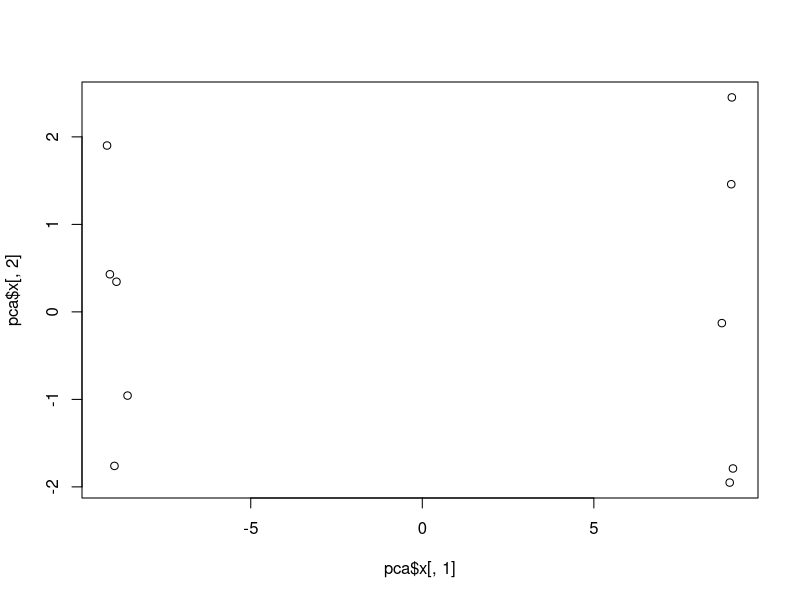
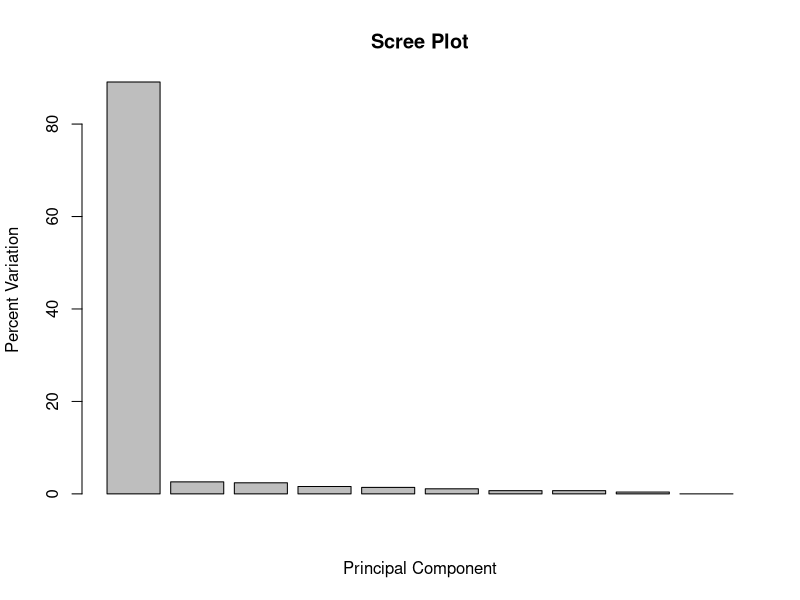
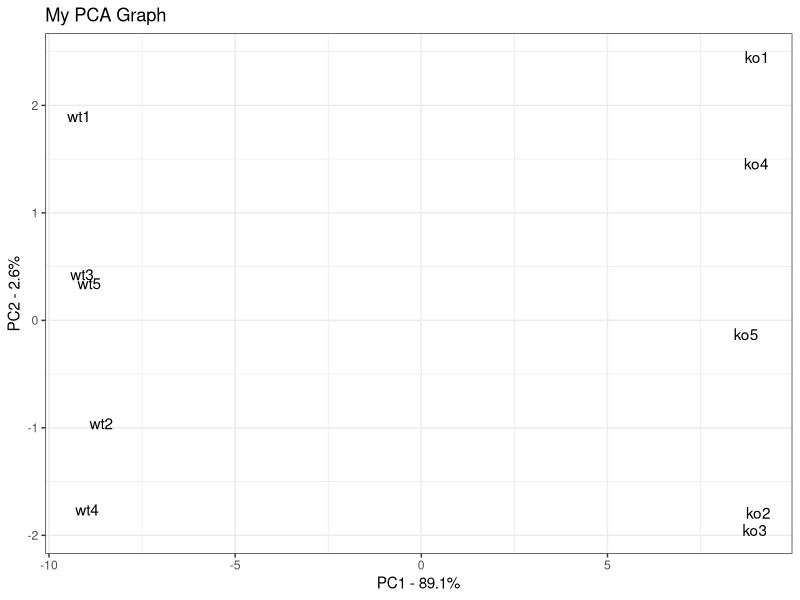
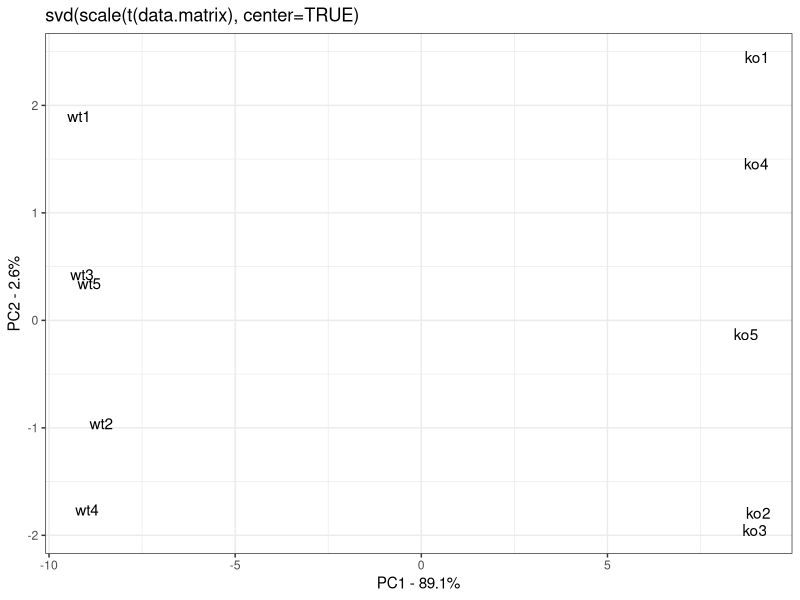
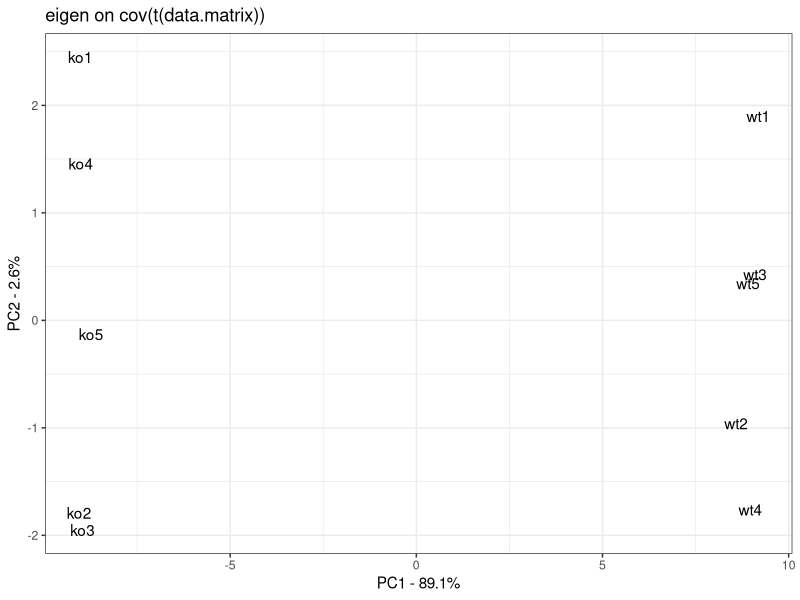

Generate these figures, in order, with R:
## In this example, the data is in a matrix called
## data.matrix
## columns are individual samples (i.e. cells)
## rows are measurements taken for all the samples (i.e. genes)
## Just for the sake of the example, here's some made up data...
data.matrix <- matrix(nrow=100, ncol=10)
colnames(data.matrix) <- c(
  paste("wt", 1:5, sep=""),
  paste("ko", 1:5, sep=""))
rownames(data.matrix) <- paste("gene", 1:100, sep="")
for (i in 1:100) {
  wt.values <- rpois(5, lambda=sample(x=10:1000, size=1))
  ko.values <- rpois(5, lambda=sample(x=10:1000, size=1))

  data.matrix[i,] <- c(wt.values, ko.values)
}
head(data.matrix)
dim(data.matrix)

pca <- prcomp(t(data.matrix), scale=TRUE)

## plot pc1 and pc2
plot(pca$x[,1], pca$x[,2])

## make a scree plot
pca.var <- pca$sdev^2
pca.var.per <- round(pca.var/sum(pca.var)*100, 1)

barplot(pca.var.per, main="Scree Plot", xlab="Principal Component", ylab="Percent Variation")

## now make a fancy looking plot that shows the PCs and the variation:
library(ggplot2)

pca.data <- data.frame(Sample=rownames(pca$x),
                       X=pca$x[,1],
                       Y=pca$x[,2])
pca.data

ggplot(data=pca.data, aes(x=X, y=Y, label=Sample)) +
  geom_text() +
  xlab(paste("PC1 - ", pca.var.per[1], "%", sep="")) +
  ylab(paste("PC2 - ", pca.var.per[2], "%", sep="")) +
  theme_bw() +
  ggtitle("My PCA Graph")

## get the name of the top 10 measurements (genes) that contribute
## most to pc1.
loading_scores <- pca$rotation[,1]
gene_scores <- abs(loading_scores) ## get the magnitudes
gene_score_ranked <- sort(gene_scores, decreasing=TRUE)
top_10_genes <- names(gene_score_ranked[1:10])

top_10_genes ## show the names of the top 10 genes

pca$rotation[top_10_genes,1] ## show the scores (and +/- sign)

#######
##
## NOTE: Everything that follow is just bonus stuff.
## It simply demonstrates how to get the same
## results using "svd()" (Singular Value Decomposition) or using "eigen()"
## (Eigen Decomposition).
##
#######

############################################
##
## Now let's do the same thing with svd()
##
## svd() returns three things
## v = the "rotation" that prcomp() returns, this is a matrix of eigenvectors
##     in other words, a matrix of loading scores
## u = this is similar to the "x" that prcomp() returns. In other words,
##     sum(the rotation * the original data), but compressed to the unit vector
##     You can spread it out by multiplying by "d"
## d = this is similar to the "sdev" value that prcomp() returns (and thus
##     related to the eigen values), but not
##     scaled by sample size in an unbiased way (ie. 1/(n-1)).
##     For prcomp(), sdev = sqrt(var) = sqrt(ss(fit)/(n-1))
##     For svd(), d = sqrt(ss(fit))
##
############################################

svd.stuff <- svd(scale(t(data.matrix), center=TRUE))

## calculate the PCs
svd.data <- data.frame(Sample=colnames(data.matrix),
                       X=(svd.stuff$u[,1] * svd.stuff$d[1]),
                       Y=(svd.stuff$u[,2] * svd.stuff$d[2]))
svd.data

## alternatively, we could compute the PCs with the eigen vectors and the
## original data
svd.pcs <- t(t(svd.stuff$v) %*% t(scale(t(data.matrix), center=TRUE)))
svd.pcs[,1:2] ## the first to principal components

svd.df <- ncol(data.matrix) - 1
svd.var <- svd.stuff$d^2 / svd.df
svd.var.per <- round(svd.var/sum(svd.var)*100, 1)

ggplot(data=svd.data, aes(x=X, y=Y, label=Sample)) +
  geom_text() +
  xlab(paste("PC1 - ", svd.var.per[1], "%", sep="")) +
  ylab(paste("PC2 - ", svd.var.per[2], "%", sep="")) +
  theme_bw() +
  ggtitle("svd(scale(t(data.matrix), center=TRUE)")

############################################
##
## Now let's do the same thing with eigen()
##
## eigen() returns two things...
## vectors = eigen vectors (vectors of loading scores)
##           NOTE: pcs = sum(loading scores * values for sample)
## values = eigen values
##
############################################
cov.mat <- cov(scale(t(data.matrix), center=TRUE))
dim(cov.mat)

## since the covariance matrix is symmetric, we can tell eigen() to just
## work on the lower triangle with "symmetric=TRUE"
eigen.stuff <- eigen(cov.mat, symmetric=TRUE)
dim(eigen.stuff$vectors)
head(eigen.stuff$vectors[,1:2])

eigen.pcs <- t(t(eigen.stuff$vectors) %*% t(scale(t(data.matrix), center=TRUE)))
eigen.pcs[,1:2]

eigen.data <- data.frame(Sample=rownames(eigen.pcs),
                         X=(-1 * eigen.pcs[,1]), ## eigen() flips the X-axis in this case, so we flip it back
                         Y=eigen.pcs[,2]) ## X axis will be PC1, Y axis will be PC2
eigen.data

eigen.var.per <- round(eigen.stuff$values/sum(eigen.stuff$values)*100, 1)

ggplot(data=eigen.data, aes(x=X, y=Y, label=Sample)) +
  geom_text() +
  xlab(paste("PC1 - ", eigen.var.per[1], "%", sep="")) +
  ylab(paste("PC2 - ", eigen.var.per[2], "%", sep="")) +
  theme_bw() +
  ggtitle("eigen on cov(t(data.matrix))")
